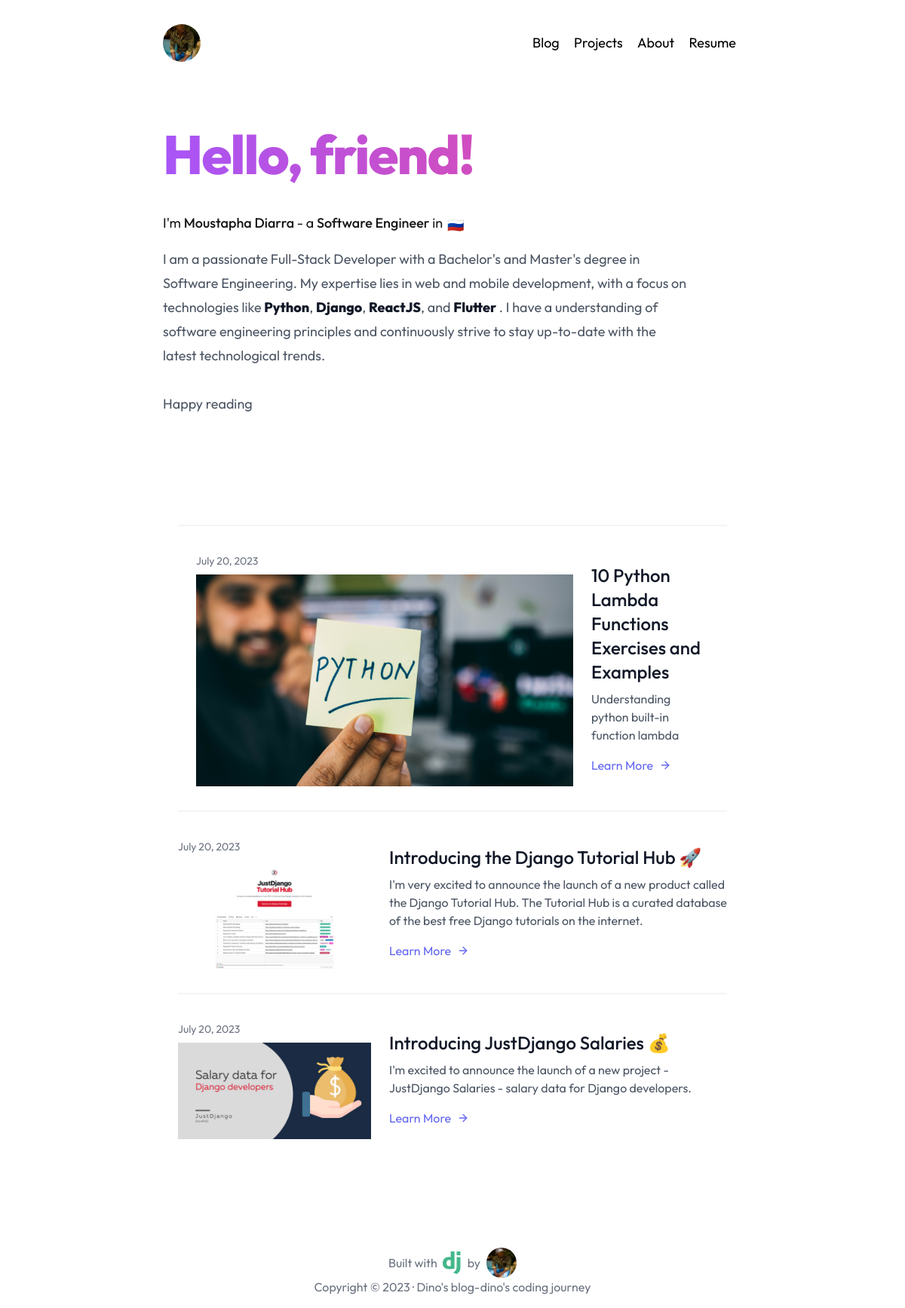
The page / on the database its author committed.
### blog/models.py (models this page shows, shortened)
class Post(models.Model):
    author = models.ForeignKey(Author, on_delete=models.CASCADE)
    title = models.CharField(max_length=200)
    slug = models.SlugField(max_length=200)
    overview = RichTextUploadingField()
    content = RichTextUploadingField()
    thumbnail = models.ImageField(upload_to='post_thumbnail')
    created = models.DateTimeField(auto_now_add=True)
    updated = models.DateTimeField(auto_now=True)
    categorie = models.ManyToManyField(Categorie)
    active = models.BooleanField(default=True)
    class Meta:
        ordering = ['-created']

### blog/views.py (the view)
# urls.py: path('', vw.home, name='home'),
def home(request):
    posts = Post.objects.all()[:3]
    context = {
        'posts': posts,
    }
    return render(request, 'pages/home.html', context)

### templates/pages/home.html (shortened to what this page needs)
{% extends "base.html" %}
{% load static %}
{% block content %}
<div class="flex flex-col">
  <main>
    <div class="space-y-2 md:my-4 md:pb-8 md:pt-6 md:space-y-5 xl:grid grid-cols-3">
      <div class="px-6 md:px-0 md:pr-10 xl:col-span-2">
        <div class="md:pr-8 xl:col-span-2">
          <div
            class="bg-gradient-to-r from-purple-500 to-pink-500 mb-8 bg-clip-text text-4xl font-extrabold leading-[60px] tracking-tight text-transparent md:text-7xl md:leading-[86px]">
          </div>
          <div class="text-lg leading-8 text-gray-600">
            <h1 class="text-neutral-900">
              I'm
              <span class="font-medium">
                Moustapha Diarra
              </span>
              - a
              <span class="font-medium">Software Engineer</span>
              in
              <span class="absolute ml-1.5 inline-flex pt-[3px]">
                🇷🇺
              </span>
            </h1>
            <div class="mb-8 mt-4">
              <p class="text-lg text-gray-600 leading-8">
                I am a passionate Full-Stack Developer with a Bachelor's and Master's degree in Software Engineering. My
                expertise lies
                in web and mobile development, with a focus on technologies like <span
                  class="font-extrabold text-gray-900">Python</span>,
                <span class="font-extrabold text-gray-900">Django</span>, <span
                  class="font-extrabold text-gray-900">ReactJS</span>, and <span
                  class="font-extrabold text-gray-900">Flutter</span> . I
                have a
                understanding of software engineering principles and continuously strive to stay up-to-date with the
                latest
                technological trends.
              </p>
            </div>
            <p class="my-8 flex">
              <span class="mr-2">Happy reading</span>
            </p>
          </div>
        </div>
      </div>
    </div>
    <section class="text-gray-600 body-font overflow-hidden">
      <div class="container px-5 py-24 mx-auto">
        <div class="-my-8 divide-y-2 divide-gray-100">
          {% for post in posts %}
          <a href="{% url 'post_detail' post.slug %}" class="no-underline">
            {% if forloop.first %}
            <div class="py-8 md:px-6 flex flex-wrap md:flex-nowrap items-center md:hover:shadow-lg">
              <div class="md:w-[500px] md:mb-0 mb-6 flex-shrink-0 flex flex-col">
                <span class="mt-1 text-gray-500 text-sm mb-2">{{ post.created|date }}</span>
                <img src="{{ post.thumbnail.url }}" alt="" class="w-full h-full">
              </div>
              <div class="md:flex-grow ml-6">
                <h2 class="text-2xl font-medium text-gray-900 title-font mb-2">{{ post.title }}</h2>
                <p class="leading-relaxed">{{ post.overview|safe }}</p>
                <a class="text-indigo-500 inline-flex items-center mt-4">Learn More
                  <svg class="w-4 h-4 ml-2" viewBox="0 0 24 24" stroke="currentColor" stroke-width="2" fill="none"
                    stroke-linecap="round" stroke-linejoin="round">
                    <path d="M5 12h14"></path>
                    <path d="M12 5l7 7-7 7"></path>
                  </svg>
                </a>
              </div>
            </div>
            {%else %}
            <div class="py-8 flex flex-wrap md:flex-nowrap items-center">
              <div class="md:w-64 md:mb-0 mb-6 flex-shrink-0 flex flex-col">
                <span class="mt-1 text-gray-500 text-sm mb-2">{{ post.created|date }}</span>
                <img src="{{ post.thumbnail.url }}" alt="" class="w-full h-full">
              </div>
              <div class="md:flex-grow ml-6">
                <h2 class="text-2xl font-medium text-gray-900 title-font mb-2">{{ post.title }}</h2>
                <p class="leading-relaxed">{{ post.overview|safe }}</p>
                <a class="text-indigo-500 inline-flex items-center mt-4">Learn More
                  <svg class="w-4 h-4 ml-2" viewBox="0 0 24 24" stroke="currentColor" stroke-width="2" fill="none"
                    stroke-linecap="round" stroke-linejoin="round">
                    <path d="M5 12h14"></path>
                    <path d="M12 5l7 7-7 7"></path>
                  </svg>
                </a>
              </div>
            </div>
            {% endif %}
          </a>
          {% endfor %}
        </div>
      </div>
    </section>
  </main>
</div>
{% endblock content %}

### blog/static/css/style.css (style rules this page uses)
* { margin: 0; padding: 0; box-sizing: border-box; }
body { font-family: 'Outfit', sans-serif; }

### rows shown on the page
Post: created "July 20, 2023", thumbnail (picture), title "10 Python Lambda Functions Exercises and Examples", overview "Understanding python built-in function lambda"
Post: created "July 20, 2023", thumbnail (picture), title "Introducing the Django Tutorial Hub 🚀", overview "I'm very excited to announce the launch of a new product called the Django Tutorial Hub. The Tutorial Hub is a curated database of the best free Django tutorials on the internet."
Post: created "July 20, 2023", thumbnail (picture), title "Introducing JustDjango Salaries 💰", overview "I'm excited to announce the launch of a new project - JustDjango Salaries - salary data for Django developers."
